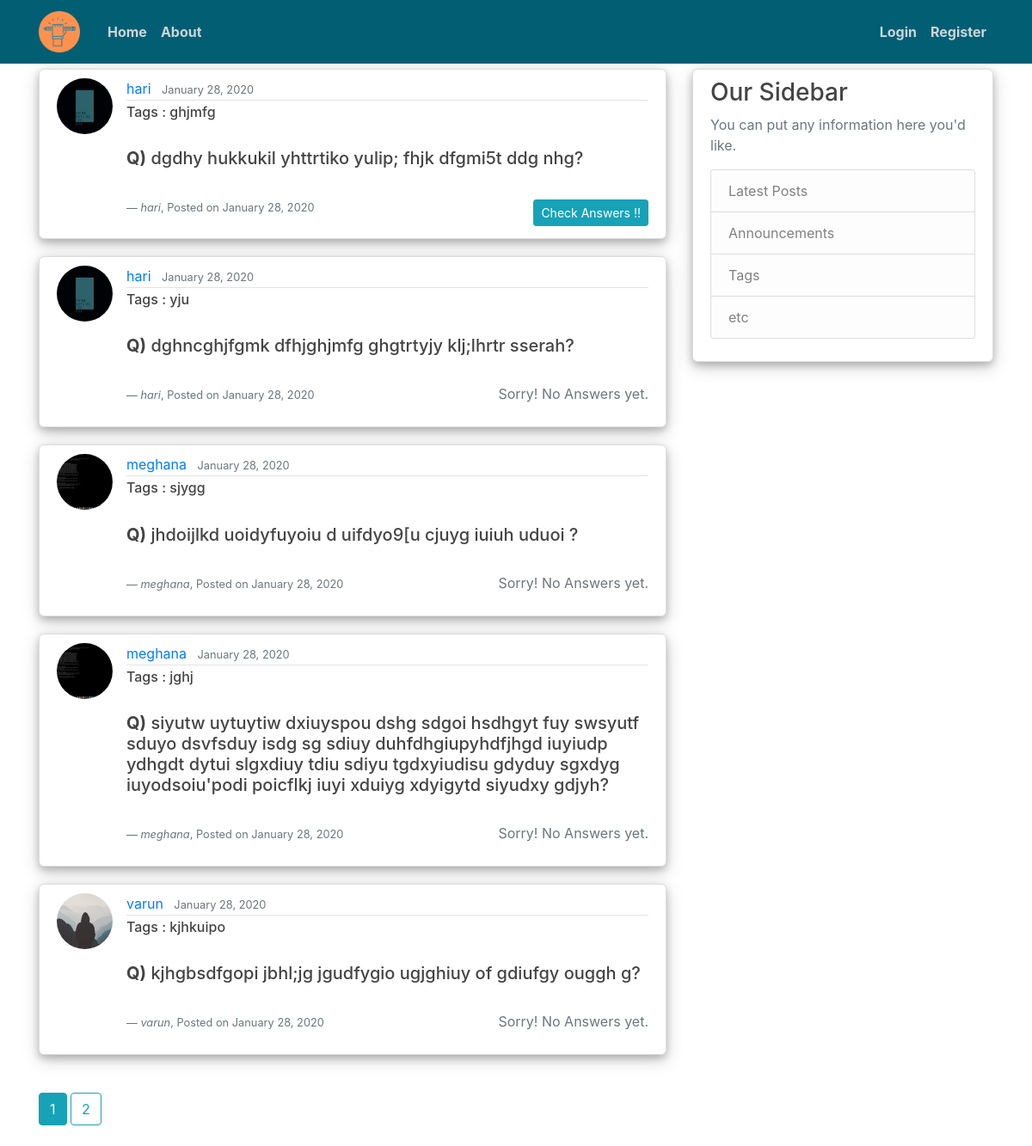
Page /home on the earlier database version.
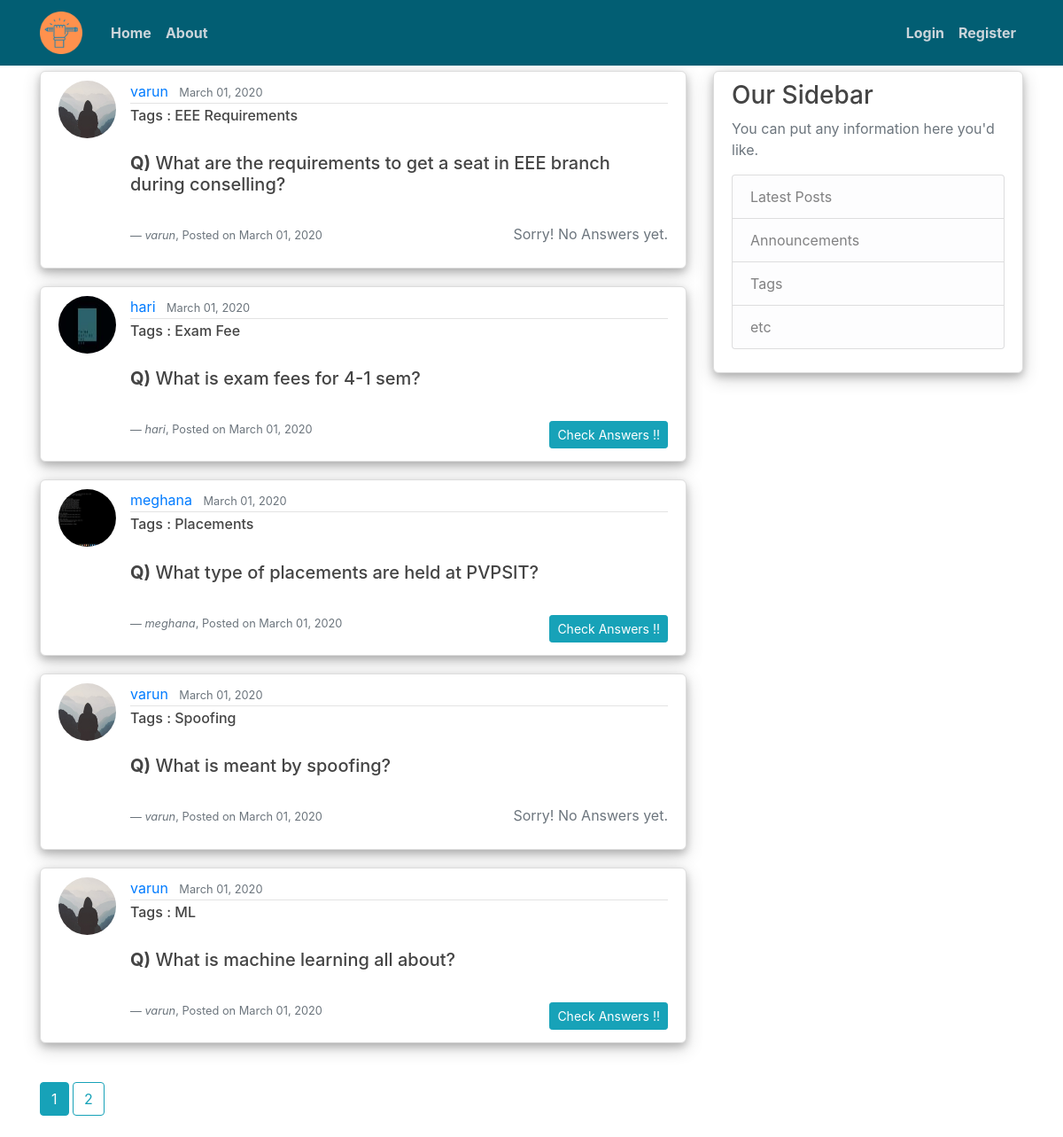
Same page on the later database version.
### flaskApp/models.py (models this page shows, shortened)
class Post(db.Model):
    id = db.Column(db.Integer, primary_key=True, autoincrement=True)
    title = db.Column(db.String(100), nullable=False)
    date_posted = db.Column(db.DateTime, nullable=False, default=datetime.utcnow)
    content = db.Column(db.Text, nullable=False)
    is_answered = db.Column(db.Boolean, default=False, nullable=False)
    answers = db.relationship('Answer', backref='post', lazy=True)
    user_id = db.Column(db.Integer, db.ForeignKey('user.id'), nullable=False)

class User(db.Model, UserMixin):
    id = db.Column(db.Integer, primary_key=True)
    username = db.Column(db.String(20), unique=True, nullable=False)
    email = db.Column(db.String(120), unique=True, nullable=False)
    designation = db.Column(db.String(50), nullable=False)
    dept = db.Column(db.String(150), nullable=False)
    image_file = db.Column(db.String(20), nullable=False, default='default.jpg')
    password = db.Column(db.String(60), nullable=False)
    is_admin = db.Column(db.Boolean, default=False, nullable=False)
    posts = db.relationship('Post', backref='author', lazy=True)
    answers = db.relationship('Answer', backref='author', lazy=True)

### flaskApp/main/routes.py (the view)
@main.route("/")
@main.route("/home")
def home():
    page = request.args.get('page', 1, type=int)
    posts = Post.query.order_by(Post.date_posted.desc()).paginate(page=page, per_page=5)
    return render_template('home.html', posts=posts, title='Home')

### flaskApp/templates/home.html
{% extends "layout.html" %}
{% block content %}
    {% for post in posts.items %}
        <article class="media content-section">
          <img class="rounded-circle article-img" src="{{ url_for('static', filename='profile_pics/' + post.author.image_file) }}">
          <div class="media-body">
            <div class="article-metadata">
              <a class="mr-2" href="{{ url_for('users.user_posts', username=post.author.username) }}">{{ post.author.username }}</a>
              <small class="text-muted">{{ post.date_posted.strftime('%B %d, %Y') }}</small>
            </div>
            <h6>Tags : {{ post.title }}</h6><br>
            <h5 class="article-content"><b>Q)</b> <a class="article-title" href="{{ url_for('posts.post', post_id=post.id) }}">{{ post.content }}</a></h5>
            <div class="text-muted">
              <br>
              {% if post.is_answered %}
                <a class="float-right btn btn-info btn-sm mt-1 mb-1" href="{{ url_for('posts.post', post_id=post.id) }}">Check Answers !!</a>
              {% else %}
                <p class="float-right">Sorry! No Answers yet.</p>
              {% endif %}
              <footer class="d-inline blockquote-footer"><cite title="Source Title">{{ post.author.username }}</cite>, Posted on {{ post.date_posted.strftime('%B %d, %Y') }}</footer>
            </div>
          </div>
        </article>
    {% endfor %}
    <br>
    {% for page_num in posts.iter_pages(left_edge=1, right_edge=1, left_current=1, right_current=2) %}
      {% if page_num %}
        {% if posts.page == page_num %}
          <a class="btn btn-info mb-4" href="{{ url_for('main.home', page=page_num) }}">{{ page_num }}</a>
        {% else %}
          <a class="btn btn-outline-info mb-4" href="{{ url_for('main.home', page=page_num) }}">{{ page_num }}</a>
        {% endif %}
      {% else %}
        ...
      {% endif %}
    {% endfor %}
{% endblock content %}

Differences in the rows shown:
removed Post: image_file (picture), author.username "hari", date_posted "January 28, 2020", title "ghjmfg", content "dgdhy hukkukil yhttrtiko yulip; fhjk dfgmi5t ddg nhg?"
removed Post: image_file (picture), author.username "meghana", date_posted "January 28, 2020", title "jghj", content "siyutw uytuytiw dxiuyspou dshg sdgoi hsdhgyt fuy swsyutf sduyo dsvfsduy isdg sg sdiuy duhfdhgiupyhdfjhgd iuyiudp ydhgdt dytui slgxdiuy tdiu sdiyu tgdxyiudisu gdyduy sgxdyg iuyodsoiu'podi poicflkj iuyi xduiyg xdyigytd siyudxy gdjyh?", is_answered "Sorry! No Answers yet."
no longer on this page (row edited): Post: image_file (placeholder picture), author.username "varun", date_posted "January 28, 2020", title "kjhkuipo", content "kjhgbsdfgopi jbhl;jg jgudfygio ugjghiuy of gdiufgy ouggh g?", is_answered "Sorry! No Answers yet."
added Post: image_file (placeholder picture), author.username "varun", date_posted "March 01, 2020", title "EEE Requirements", content "What are the requirements to get a seat in EEE branch during conselling?", is_answered "Sorry! No Answers yet."
changed Post "hari": date_posted "January 28, 2020" → "March 01, 2020"; title "yju" → "Exam Fee"; content "dghncghjfgmk dfhjghjmfg ghgtrtyjy klj;lhrtr sserah?" → "What is exam fees for 4-1 sem?"; is_answered "Sorry! No Answers yet." → "Check Answers !!"
changed Post "meghana": date_posted "January 28, 2020" → "March 01, 2020"; title "sjygg" → "Placements"; content "jhdoijlkd uoidyfuyoiu d uifdyo9[u cjuyg iuiuh uduoi ?" → "What type of placements are held at PVPSIT?"; is_answered "Sorry! No Answers yet." → "Check Answers !!"
added Post: image_file (placeholder picture), author.username "varun", date_posted "March 01, 2020", title "Spoofing", content "What is meant by spoofing?", is_answered "Sorry! No Answers yet."
added Post: image_file (placeholder picture), author.username "varun", date_posted "March 01, 2020", title "ML", content "What is machine learning all about?"
